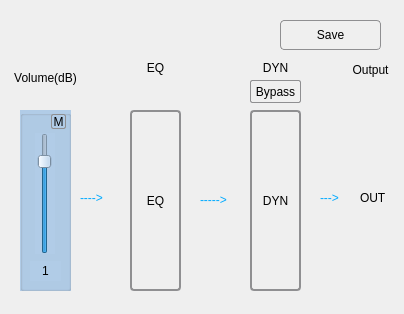
<?xml version="1.0" encoding="UTF-8"?>
<ui version="4.0">
 <class>DevSetting_STM32_POE_0_1</class>
 <widget class="QWidget" name="DevSetting_STM32_POE_0_1">
  <property name="windowModality">
   <enum>Qt::ApplicationModal</enum>
  </property>
  <property name="geometry">
   <rect>
    <x>0</x>
    <y>0</y>
    <width>404</width>
    <height>314</height>
   </rect>
  </property>
  <property name="windowTitle">
   <string>AMP Settings</string>
  </property>
  <widget class="QPushButton" name="saveBtn">
   <property name="geometry">
    <rect>
     <x>280</x>
     <y>20</y>
     <width>101</width>
     <height>30</height>
    </rect>
   </property>
   <property name="focusPolicy">
    <enum>Qt::NoFocus</enum>
   </property>
   <property name="styleSheet">
    <string notr="true">QPushButton {
     border: 1px solid #8f8f91;
     border-radius: 4px;
     background-color: qlineargradient(x1: 0, y1: 0, x2: 0, y2: 1,
                                       stop: 0 #f6f7fa, stop: 1 #dadbde);
 }

 QPushButton:pressed {
     background-color: qlineargradient(x1: 0, y1: 0, x2: 0, y2: 1,
                                       stop: 0 #dadbde, stop: 1 #f6f7fa);
 }</string>
   </property>
   <property name="text">
    <string>Save</string>
   </property>
  </widget>
  <widget class="QLabel" name="label_107">
   <property name="geometry">
    <rect>
     <x>140</x>
     <y>60</y>
     <width>31</width>
     <height>16</height>
    </rect>
   </property>
   <property name="text">
    <string>EQ</string>
   </property>
   <property name="alignment">
    <set>Qt::AlignCenter</set>
   </property>
  </widget>
  <widget class="QLabel" name="label_108">
   <property name="geometry">
    <rect>
     <x>260</x>
     <y>60</y>
     <width>31</width>
     <height>16</height>
    </rect>
   </property>
   <property name="text">
    <string>DYN</string>
   </property>
   <property name="alignment">
    <set>Qt::AlignCenter</set>
   </property>
  </widget>
  <widget class="QLabel" name="label_120">
   <property name="geometry">
    <rect>
     <x>360</x>
     <y>190</y>
     <width>31</width>
     <height>16</height>
    </rect>
   </property>
   <property name="text">
    <string>OUT</string>
   </property>
  </widget>
  <widget class="QLabel" name="label_113">
   <property name="geometry">
    <rect>
     <x>80</x>
     <y>190</y>
     <width>31</width>
     <height>16</height>
    </rect>
   </property>
   <property name="styleSheet">
    <string notr="true">color: rgb(0, 170, 255);</string>
   </property>
   <property name="text">
    <string>----&gt;</string>
   </property>
  </widget>
  <widget class="QPushButton" name="dyn1">
   <property name="geometry">
    <rect>
     <x>250</x>
     <y>110</y>
     <width>51</width>
     <height>181</height>
    </rect>
   </property>
   <property name="focusPolicy">
    <enum>Qt::NoFocus</enum>
   </property>
   <property name="styleSheet">
    <string notr="true">QPushButton {
     border: 2px solid #8f8f91;
     border-radius: 4px;
     background-color: qlineargradient(x1: 0, y1: 0, x2: 0, y2: 1,
                                       stop: 0 #f6f7fa, stop: 1 #dadbde);
 }

 QPushButton:pressed {
     background-color: qlineargradient(x1: 0, y1: 0, x2: 0, y2: 1,
                                       stop: 0 #dadbde, stop: 1 #f6f7fa);
 }
</string>
   </property>
   <property name="text">
    <string>DYN</string>
   </property>
  </widget>
  <widget class="QPushButton" name="eq1">
   <property name="geometry">
    <rect>
     <x>130</x>
     <y>110</y>
     <width>51</width>
     <height>181</height>
    </rect>
   </property>
   <property name="focusPolicy">
    <enum>Qt::NoFocus</enum>
   </property>
   <property name="styleSheet">
    <string notr="true">QPushButton {
     border: 2px solid #8f8f91;
     border-radius: 4px;
     background-color: qlineargradient(x1: 0, y1: 0, x2: 0, y2: 1,
                                       stop: 0 #f6f7fa, stop: 1 #dadbde);
 }

 QPushButton:pressed {
     background-color: qlineargradient(x1: 0, y1: 0, x2: 0, y2: 1,
                                       stop: 0 #dadbde, stop: 1 #f6f7fa);
 }
</string>
   </property>
   <property name="text">
    <string>EQ</string>
   </property>
  </widget>
  <widget class="QPushButton" name="dyn_bypass">
   <property name="geometry">
    <rect>
     <x>250</x>
     <y>80</y>
     <width>51</width>
     <height>23</height>
    </rect>
   </property>
   <property name="styleSheet">
    <string notr="true">QPushButton {
     border: 1px solid #8f8f91;
     border-radius: 2px;
     background-color: qlineargradient(x1: 0, y1: 0, x2: 0, y2: 1,
                                       stop: 0 #f6f7fa, stop: 1 #dadbde);
 }

 QPushButton:pressed {
     background-color: qlineargradient(x1: 0, y1: 0, x2: 0, y2: 1,
                                       stop: 0 #dadbde, stop: 1 #f6f7fa);
 }
QPushButton:checked{
	background-color: rgb(0, 170, 0);
}</string>
   </property>
   <property name="text">
    <string>Bypass</string>
   </property>
   <property name="checkable">
    <bool>true</bool>
   </property>
   <property name="checked">
    <bool>false</bool>
   </property>
  </widget>
  <widget class="QLabel" name="label_111">
   <property name="geometry">
    <rect>
     <x>10</x>
     <y>70</y>
     <width>71</width>
     <height>16</height>
    </rect>
   </property>
   <property name="text">
    <string>Volume(dB)</string>
   </property>
   <property name="alignment">
    <set>Qt::AlignCenter</set>
   </property>
  </widget>
  <widget class="QLabel" name="label_139">
   <property name="geometry">
    <rect>
     <x>320</x>
     <y>190</y>
     <width>31</width>
     <height>16</height>
    </rect>
   </property>
   <property name="styleSheet">
    <string notr="true">color: rgb(0, 170, 255);</string>
   </property>
   <property name="text">
    <string>---&gt;</string>
   </property>
  </widget>
  <widget class="QLabel" name="label_140">
   <property name="geometry">
    <rect>
     <x>200</x>
     <y>190</y>
     <width>51</width>
     <height>20</height>
    </rect>
   </property>
   <property name="styleSheet">
    <string notr="true">color: rgb(0, 170, 255);</string>
   </property>
   <property name="text">
    <string>-----&gt;</string>
   </property>
  </widget>
  <widget class="QGroupBox" name="groupBox_11">
   <property name="geometry">
    <rect>
     <x>20</x>
     <y>110</y>
     <width>51</width>
     <height>181</height>
    </rect>
   </property>
   <property name="styleSheet">
    <string notr="true">background-color: rgb(177, 204, 231);</string>
   </property>
   <property name="title">
    <string/>
   </property>
   <widget class="QSlider" name="gain1Slider">
    <property name="geometry">
     <rect>
      <x>15</x>
      <y>23</y>
      <width>20</width>
      <height>121</height>
     </rect>
    </property>
    <property name="minimum">
     <number>-100</number>
    </property>
    <property name="maximum">
     <number>24</number>
    </property>
    <property name="orientation">
     <enum>Qt::Vertical</enum>
    </property>
   </widget>
   <widget class="QPushButton" name="gain1M">
    <property name="geometry">
     <rect>
      <x>31</x>
      <y>4</y>
      <width>15</width>
      <height>15</height>
     </rect>
    </property>
    <property name="focusPolicy">
     <enum>Qt::NoFocus</enum>
    </property>
    <property name="styleSheet">
     <string notr="true">QPushButton {
     border: 1px solid #8f8f91;
     border-radius: 2px;
     background-color: qlineargradient(x1: 0, y1: 0, x2: 0, y2: 1,
                                       stop: 0 #f6f7fa, stop: 1 #dadbde);
 }

 QPushButton:pressed {
     background-color: qlineargradient(x1: 0, y1: 0, x2: 0, y2: 1,
                                       stop: 0 #dadbde, stop: 1 #f6f7fa);
 }
QPushButton:checked{
	background-color: rgb(255, 0, 0);
}</string>
    </property>
    <property name="text">
     <string>M</string>
    </property>
    <property name="checkable">
     <bool>true</bool>
    </property>
   </widget>
   <widget class="QLabel" name="label_vol">
    <property name="geometry">
     <rect>
      <x>10</x>
      <y>151</y>
      <width>31</width>
      <height>20</height>
     </rect>
    </property>
    <property name="text">
     <string>1</string>
    </property>
    <property name="alignment">
     <set>Qt::AlignCenter</set>
    </property>
   </widget>
  </widget>
  <widget class="QLabel" name="label_112">
   <property name="geometry">
    <rect>
     <x>350</x>
     <y>60</y>
     <width>41</width>
     <height>20</height>
    </rect>
   </property>
   <property name="text">
    <string>Output</string>
   </property>
   <property name="alignment">
    <set>Qt::AlignCenter</set>
   </property>
  </widget>
 </widget>
 <resources/>
 <connections/>
</ui>
